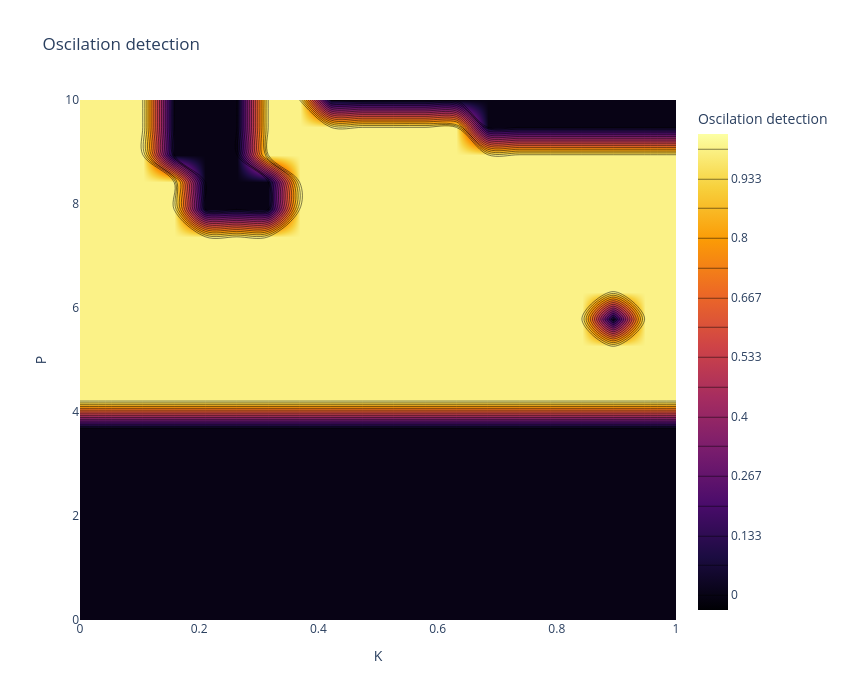
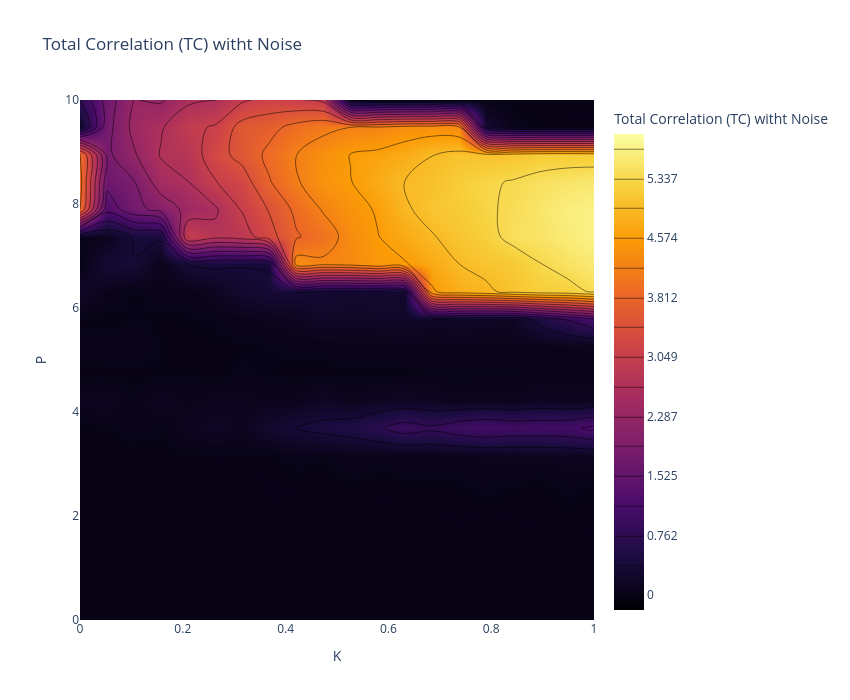
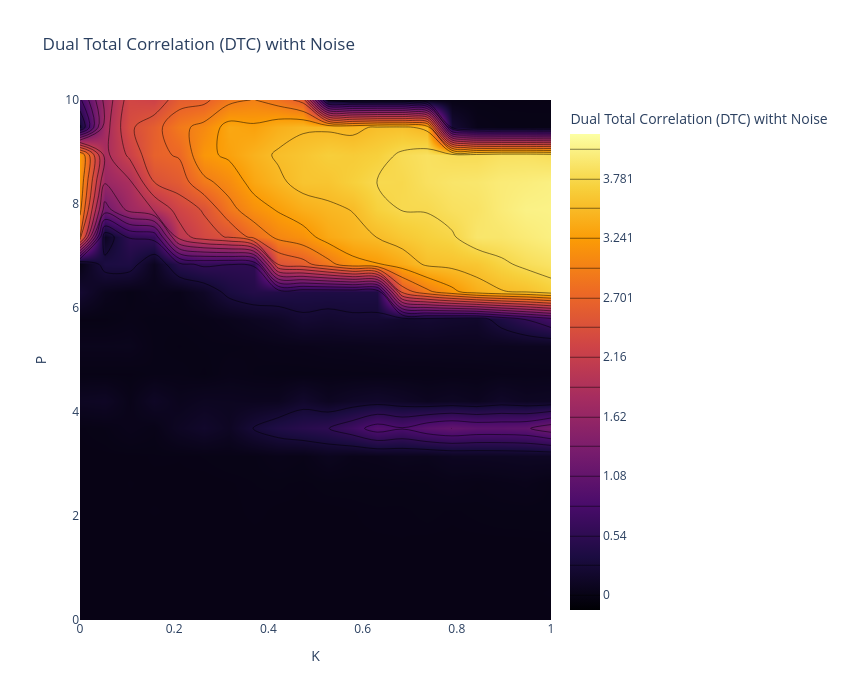
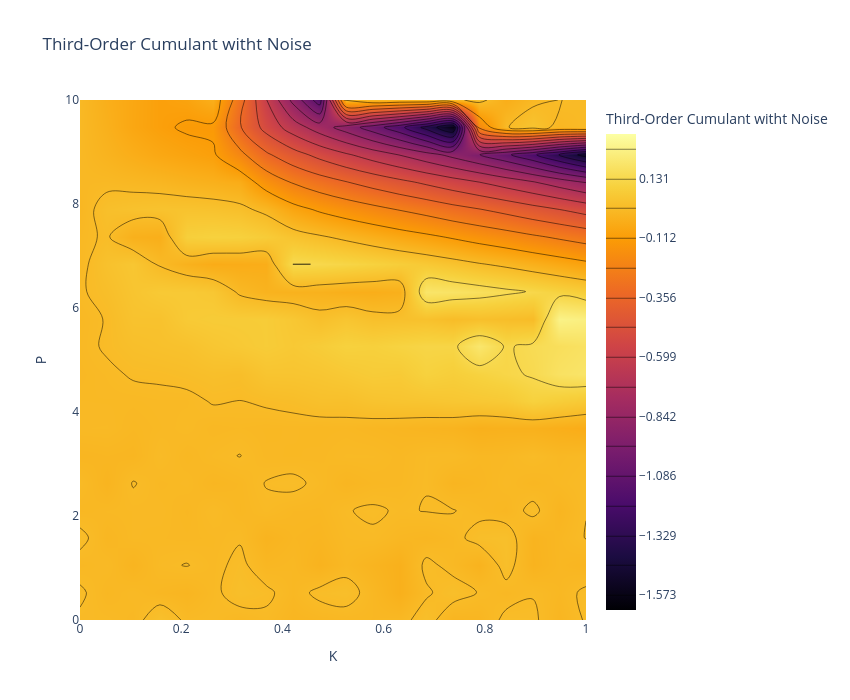

Notebook source saved alongside these figures, in order:
### Markdown cell above
---
## **7. Oscillation Detection in $(P \times K$) Space** with noise
We perform a parameter sweep to detect oscillations in the $(P \times K$) space.

### Code cell
P_values = np.linspace(0.0, 10, 20)
K_values = np.linspace(0.0, 1.0, 20)
K3_values = np.linspace(0.0, 1.0, 20)
sigma_E = 0.03
#T=150 # 2 minutes
T=375


# Matrices to store metrics with noise
TC_map_noise = np.zeros((len(P_values), len(K_values)))
DTC_map_noise = np.zeros((len(P_values), len(K_values)))
Cumulant_map_noise = np.zeros((len(P_values), len(K_values)))
PowerCorr_map_noise = np.zeros((len(P_values), len(K_values)))
Entropy_map_noise = np.zeros((len(P_values), len(K_values)))  # Nueva métrica
Entropy_map_skew = np.zeros((len(P_values), len(K3_values)))  # Nueva métrica
Entropy_map_kurt = np.zeros((len(P_values), len(K3_values)))  # Nueva métrica


# Matrix to store oscillation detection with noise
oscillation_map_noise = np.zeros((len(P_values), len(K3_values)), dtype=int)
# mean_map = np.zeros((len(P_values), len(K_values), N_nodes))

#initial state
seed = 42
rng = np.random.default_rng(seed)
state0 = 0.1 * rng.standard_normal(2 * N_nodes)

for i, P_val in enumerate(P_values):
    for j, K3_val in enumerate(K3_values):
        # Simulation with noise using the existing function for higher-order interactions
        # t, states = simulate_wc_stochastic(state0, P_val, K3_val, M, T, dt, sigma_E=sigma_E, higher_order=True, T_ho=T_ho)
        P_vec = np.array([P_val, P_val, P_val])
        #t, states = simulate_wc_stochastic(state0, P_vec, K3_val, M, T, dt, sigma_E = sigma_E, higher_order=True, T_ho=T_ho)
        t, states = simulate_wc_higher_order_stochastic(state0, P_vec, K3_val, T_ho, T, dt, sigma_E=0.01)
    
        start_idx = int(0.2 * len(t))
        E_node = states[start_idx:, :N_nodes]
        I_node = states[start_idx:, N_nodes:]

        # Oscillation detection using the existing function
        is_lc1, _, _, _ = detect_limit_cycle_poincare(E_node[:, 0], I_node[:, 0], dt, threshold_ratio=0.05, period_cv_threshold=0.05)
        is_lc2, _, _, _ = detect_limit_cycle_poincare(E_node[:, 0], I_node[:, 0], dt, threshold_ratio=0.05, period_cv_threshold=0.05)
        is_lc3, _, _, _ = detect_limit_cycle_poincare(E_node[:, 0], I_node[:, 0], dt, threshold_ratio=0.05, period_cv_threshold=0.05)
        oscillation_map_noise[i, j]  = int((is_lc1==True) and (is_lc2==True) and (is_lc3==True))

        # quitar transiente (ej. mitad inicial)
        # cut = int(0.5 * len(t))
        # E_ss = E_node[cut:, :]
        # mean firing per node
        # mean_map[i, j, :] = np.mean(E_ss, axis=0)


        # Remove transient
        E = states[start_idx:, :N_nodes]

        # Data matrix for higher-order metrics
        X = E.copy()

        # Covariance matrix
        Sigma = np.cov(X.T)

        # Higher-order metrics using the existing functions
        TC_map_noise[i, j] = TC_gauss(Sigma)
        DTC_map_noise[i, j] = DTC_gauss(Sigma)
        skew, kurt = dev_gauss(X)  # Cálculo de la entropía
        Entropy_map_skew[i, j] = skew
        Entropy_map_kurt[i, j] = kurt
        #Entropy_map_noise[i, j] = dev_gauss(Sigma)  # Cálculo de la entropía
        if X.shape[1] == 3:
            Cumulant_map_noise[i, j] = cumulants(X)
            PowerCorr_map_noise[i, j] = powercorr(X)

    if (i + 1) % 5 == 0:
        print(f"Progress: {i+1}/{len(P_values)}")

# Visualization using the existing function
# plot_oscillation_map(oscillation_map_noise, P_values, K3_values, title="Oscillation Detection (P-K3) with Noise")

# Visualization using the existing functions

#cleaing the matrix
TC_clean = clean_rowwise_signed(TC_map_noise, n_std=2)
DTC_clean = clean_rowwise_signed(DTC_map_noise, n_std=2)
Cumulant_clean = clean_rowwise_signed(Cumulant_map_noise,n_std=2)
PowerCorr_clean = clean_rowwise_signed(PowerCorr_map_noise,n_std=2)
Skew_clean = clean_rowwise_signed(Entropy_map_skew,n_std=2)
Kurt_clean = clean_rowwise_signed(Entropy_map_kurt,n_std=2)

# visualization the matrix cleaned
plot_metrics_contour(oscillation_map_noise, P_values, K3_values, title="Oscilation detection")

plot_metrics_contour(TC_clean, P_values, K3_values, title="Total Correlation (TC) witht Noise")
plot_metrics_contour(DTC_clean, P_values, K3_values, title="Dual Total Correlation (DTC) witht Noise")
plot_metrics_contour(Cumulant_clean, P_values, K3_values, title="Third-Order Cumulant witht Noise")
plot_metrics_contour(PowerCorr_clean, P_values, K3_values, title="Triple Power Correlation witht Noise")
plot_metrics_contour(Skew_clean, P_values, K3_values, title="skew with Noise")
plot_metrics_contour(Kurt_clean, P_values, K3_values, title="Kurt with Noise")


#os.makedirs("results", exist_ok=True)
np.savez_compressed(
    "../results/"
    ".npz",
    oscillation_map=oscillation_map_noise,
    TC=TC_clean,
    DTC=DTC_clean,
    cumulant=Cumulant_clean,
    powercorr=PowerCorr_clean,
    skew=Skew_clean,
    kurt=Kurt_clean,
    P=P_values,
    K3=K3_values
)

np.savez_compressed(
    "../results/raw_metrics_Coupling_noise.npz",
    oscillation_map=oscillation_map_noise,
    TC=TC_map_noise,
    DTC=DTC_map_noise,
    cumulant=Cumulant_map_noise,
    powercorr=PowerCorr_map_noise,
    skew=Entropy_map_skew,
    kurt=Entropy_map_kurt,
    P=P_values,
    K3=K3_values
)

### Figure 1 — Plotly figure (JSON) as saved in the notebook; plotly's stock layout.template omitted (floating-point values rounded to 4 significant figures; data arrays with more than 128 entries replaced by an {"elided": "..."} marker saying what was removed)
{"data": [{"colorbar": {"title": {"text": "Oscilation detection"}}, "colorscale": [[0, "#000004"], [0.1111, "#1b0c41"], [0.2222, "#4a0c6b"], [0.3333, "#781c6d"], [0.4444, "#a52c60"], [0.5556, "#cf4446"], [0.6667, "#ed6925"], [0.7778, "#fb9b06"], [0.8889, "#f7d13d"], [1, "#fcffa4"]], "contours": {"coloring": "heatmap", "end": 1, "showlines": true, "size": 0.06667, "start": 0}, "type": "contour", "x": [0.0, 0.05263, 0.1053, 0.1579, 0.2105, 0.2632, 0.3158, 0.3684, 0.4211, 0.4737, 0.5263, 0.5789, 0.6316, 0.6842, 0.7368, 0.7895, 0.8421, 0.8947, 0.9474, 1.0], "y": [0.0, 0.5263, 1.053, 1.579, 2.105, 2.632, 3.158, 3.684, 4.211, 4.737, 5.263, 5.789, 6.316, 6.842, 7.368, 7.895, 8.421, 8.947, 9.474, 10.0], "z": {"elided": "20x20 int values"}}], "layout": {"height": 700, "title": {"text": "Oscilation detection"}, "width": 850, "xaxis": {"title": {"text": "K"}}, "yaxis": {"title": {"text": "P"}}}}

### Figure 2 — Plotly figure (JSON) as saved in the notebook; plotly's stock layout.template omitted (floating-point values rounded to 4 significant figures; data arrays with more than 128 entries replaced by an {"elided": "..."} marker saying what was removed)
{"data": [{"colorbar": {"title": {"text": "Total Correlation (TC) witht Noise"}}, "colorscale": [[0, "#000004"], [0.1111, "#1b0c41"], [0.2222, "#4a0c6b"], [0.3333, "#781c6d"], [0.4444, "#a52c60"], [0.5556, "#cf4446"], [0.6667, "#ed6925"], [0.7778, "#fb9b06"], [0.8889, "#f7d13d"], [1, "#fcffa4"]], "contours": {"coloring": "heatmap", "end": 5.718, "showlines": true, "size": 0.3812, "start": 1.583e-05}, "type": "contour", "x": [0.0, 0.05263, 0.1053, 0.1579, 0.2105, 0.2632, 0.3158, 0.3684, 0.4211, 0.4737, 0.5263, 0.5789, 0.6316, 0.6842, 0.7368, 0.7895, 0.8421, 0.8947, 0.9474, 1.0], "y": [0.0, 0.5263, 1.053, 1.579, 2.105, 2.632, 3.158, 3.684, 4.211, 4.737, 5.263, 5.789, 6.316, 6.842, 7.368, 7.895, 8.421, 8.947, 9.474, 10.0], "z": {"elided": "20x20 float values"}}], "layout": {"height": 700, "title": {"text": "Total Correlation (TC) witht Noise"}, "width": 850, "xaxis": {"title": {"text": "K"}}, "yaxis": {"title": {"text": "P"}}}}

### Figure 3 — Plotly figure (JSON) as saved in the notebook; plotly's stock layout.template omitted (floating-point values rounded to 4 significant figures; data arrays with more than 128 entries replaced by an {"elided": "..."} marker saying what was removed)
{"data": [{"colorbar": {"title": {"text": "Dual Total Correlation (DTC) witht Noise"}}, "colorscale": [[0, "#000004"], [0.1111, "#1b0c41"], [0.2222, "#4a0c6b"], [0.3333, "#781c6d"], [0.4444, "#a52c60"], [0.5556, "#cf4446"], [0.6667, "#ed6925"], [0.7778, "#fb9b06"], [0.8889, "#f7d13d"], [1, "#fcffa4"]], "contours": {"coloring": "heatmap", "end": 4.051, "showlines": true, "size": 0.2701, "start": 1.584e-05}, "type": "contour", "x": [0.0, 0.05263, 0.1053, 0.1579, 0.2105, 0.2632, 0.3158, 0.3684, 0.4211, 0.4737, 0.5263, 0.5789, 0.6316, 0.6842, 0.7368, 0.7895, 0.8421, 0.8947, 0.9474, 1.0], "y": [0.0, 0.5263, 1.053, 1.579, 2.105, 2.632, 3.158, 3.684, 4.211, 4.737, 5.263, 5.789, 6.316, 6.842, 7.368, 7.895, 8.421, 8.947, 9.474, 10.0], "z": {"elided": "20x20 float values"}}], "layout": {"height": 700, "title": {"text": "Dual Total Correlation (DTC) witht Noise"}, "width": 850, "xaxis": {"title": {"text": "K"}}, "yaxis": {"title": {"text": "P"}}}}

### Figure 4 — Plotly figure (JSON) as saved in the notebook; plotly's stock layout.template omitted (floating-point values rounded to 4 significant figures; data arrays with more than 128 entries replaced by an {"elided": "..."} marker saying what was removed)
{"data": [{"colorbar": {"title": {"text": "Third-Order Cumulant witht Noise"}}, "colorscale": [[0, "#000004"], [0.1111, "#1b0c41"], [0.2222, "#4a0c6b"], [0.3333, "#781c6d"], [0.4444, "#a52c60"], [0.5556, "#cf4446"], [0.6667, "#ed6925"], [0.7778, "#fb9b06"], [0.8889, "#f7d13d"], [1, "#fcffa4"]], "contours": {"coloring": "heatmap", "end": 0.253, "showlines": true, "size": 0.1217, "start": -1.573}, "type": "contour", "x": [0.0, 0.05263, 0.1053, 0.1579, 0.2105, 0.2632, 0.3158, 0.3684, 0.4211, 0.4737, 0.5263, 0.5789, 0.6316, 0.6842, 0.7368, 0.7895, 0.8421, 0.8947, 0.9474, 1.0], "y": [0.0, 0.5263, 1.053, 1.579, 2.105, 2.632, 3.158, 3.684, 4.211, 4.737, 5.263, 5.789, 6.316, 6.842, 7.368, 7.895, 8.421, 8.947, 9.474, 10.0], "z": {"elided": "20x20 float values"}}], "layout": {"height": 700, "title": {"text": "Third-Order Cumulant witht Noise"}, "width": 850, "xaxis": {"title": {"text": "K"}}, "yaxis": {"title": {"text": "P"}}}}
